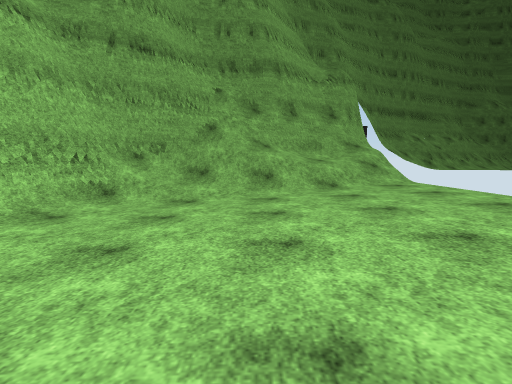
view 1 (above)

14 first-person views from a walk through a scene from a Unity 3-D project. The camera is 1.2 m above the floor, tilts 6° down and sees 80° across. The floor is counted in squares, 2 m on a side. Each view is taken from the middle of a square. On the plan, view 1 faces up. The plan holds only what a view shows up to about 9 squares ahead; the rest is blank. The place goes on beyond the plan. Surface patterns are stand-ins for the level's own textures.

view 2
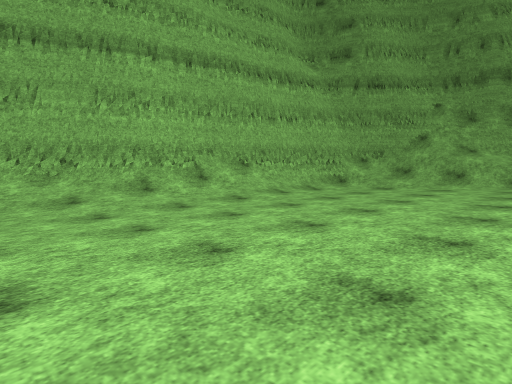

view 3
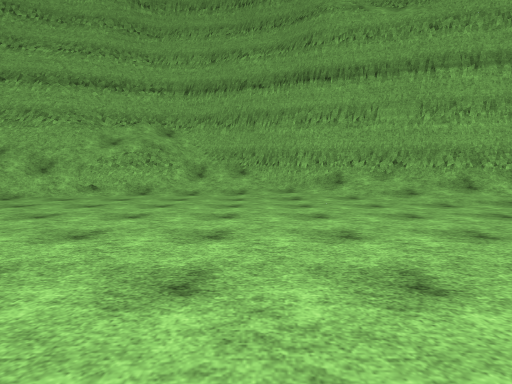

view 4
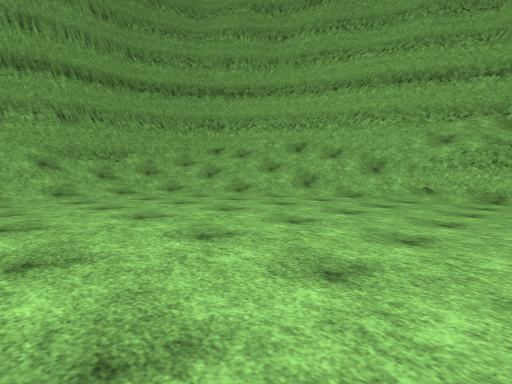

view 5
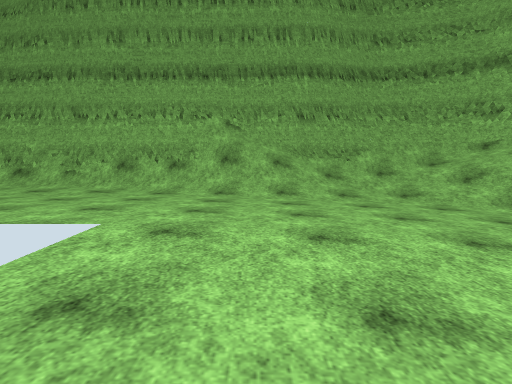

view 6
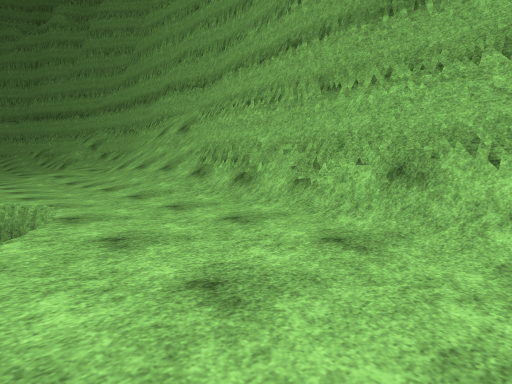

view 7
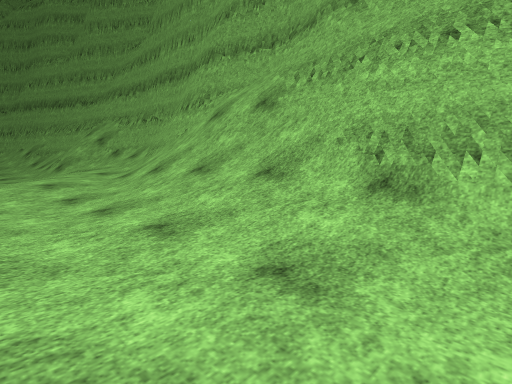

view 8
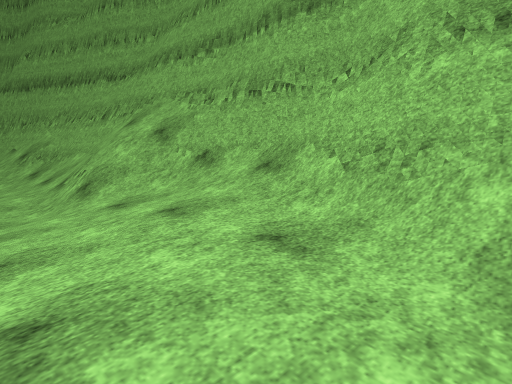

view 9
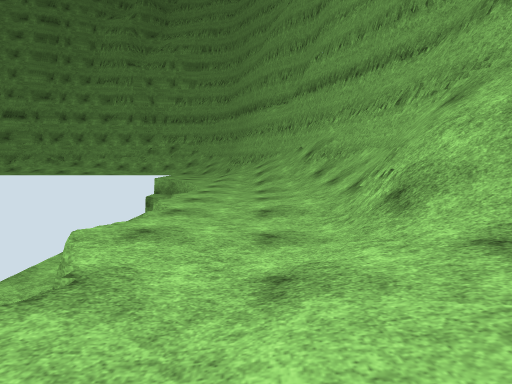

view 10
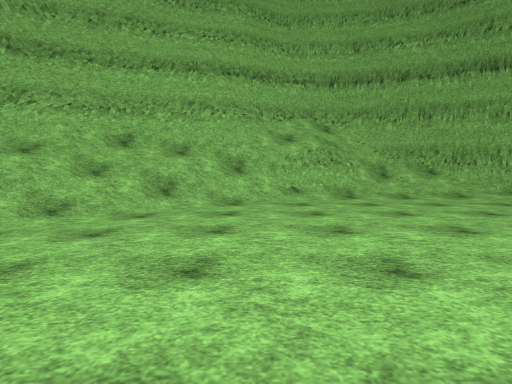

view 11
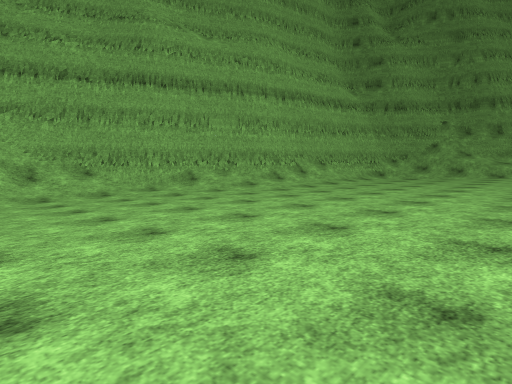

view 12
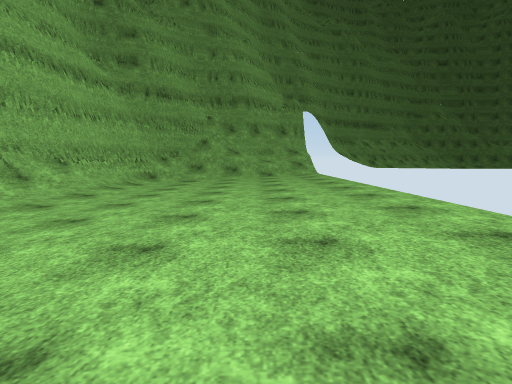

view 13
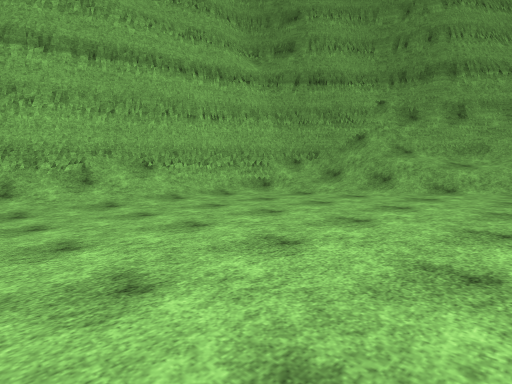

view 14
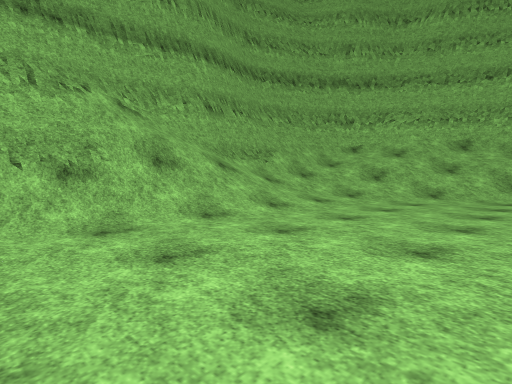

### Floor plan
Key: @ floor where view 1 was taken; # wall or solid block; . main floor; : floor 0.25 m higher than the main floor; - floor 0.25 m lower than the main floor; + floor 0.5 m higher than the main floor; * floor 0.75 m higher than the main floor; % floor 3 m higher than the main floor; & floor 3.5 m higher than the main floor; $ floor 3.75 m higher than the main floor; / step, stairs or slope.
Columns run from 7 left of view 1 to 25 right of it. Each row starts with its distance up from view 1.
  9        ####
  8      ####//
  7     ##/////
  6     #/////:
  5     #//..::
  4    ##....::
  3    ##....::
  2    #/....::
  1   ##/....::
  0   ##.-.@.::
 -1   #/.-...::
 -2  ##/--...::
 -3  #/---...::
 -4  #/---...::
 -5 ##----...::
 -6 #/----...::
 -7 #/----...::
 -8 ##/---...::
 -9 ###---...::
-10  #//--...::
-11  #//--...::::
-12  #///--...::::
-13  ##//---............... .......::
-14  ##///--........:::.:++::......//
-15   ##/////////////////++*+://+////
-16    ##/////#######////////////##%#
-17     ########   ####$&#####/$#####
-18                   ##### #####

Where each view was taken, in squares from view 1:
view 1: 0 up, 0 right, facing up
view 2: 3 down, 2 right, facing up-left
view 3: 5 down, 3 right, facing left
view 4: 7 down, 3 right, facing down-left
view 5: 8 down, 2 right, facing down
view 6: 12 down, 4 right, facing down-right
view 7: 13 down, 8 right, facing down-right
view 8: 14 down, 14 right, facing down-right
view 9: 14 down, 16 right, facing right
view 10: 10 down, 2 right, facing left
view 11: 8 down, 3 right, facing up-left
view 12: 5 down, 1 right, facing up
view 13: 1 down, 3 right, facing up-left
view 14: 11 down, 5 right, facing down-left
